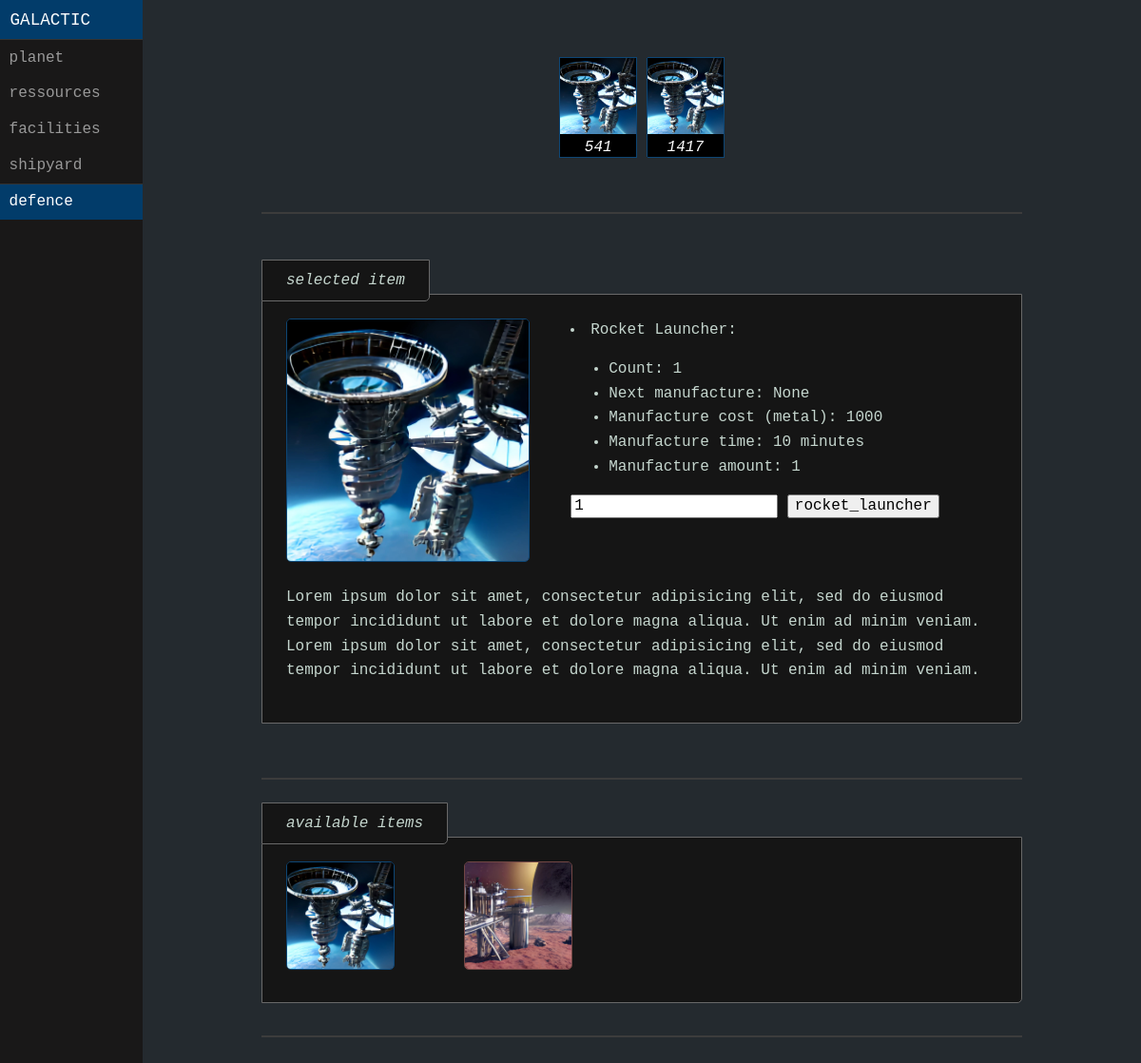
The app's page /galactic/2/defence/ with its own data.
### galactic/models.py (models this page shows, shortened)
class Planet(models.Model):
    discovered_date = models.DateTimeField('date discovered')
    energy = models.IntegerField(default=100)
    metal = models.IntegerField(default=30)
    solar_plant_level = models.IntegerField(default=1)
    solar_plant_production = models.IntegerField(default=10)
    solar_plant_next_upgrade = models.DateTimeField(null=True, blank=True)
    solar_plant_cost_upgrade_metal = models.IntegerField(default=10)
    solar_plant_upgrade_time = models.IntegerField(default=10)
    metal_mining_level = models.IntegerField(default=1)
    metal_mining_production = models.IntegerField(default=10)
    metal_mining_next_batch = models.DateTimeField(default=timezone.now())
    metal_mining_energy_consumption = models.IntegerField(default=10)
    metal_mining_next_upgrade = models.DateTimeField(null=True, blank=True)
    metal_mining_cost_upgrade_metal = models.IntegerField(default=10)
    metal_mining_upgrade_time = models.IntegerField(default=10)
    robotics_factory_level = models.IntegerField(default=1)
    robotics_factory_next_upgrade = models.DateTimeField(null=True, blank=True)
    robotics_factory_cost_upgrade_metal = models.IntegerField(default=10)
    robotics_factory_upgrade_time = models.IntegerField(default=10)
    shipyard_dock_level = models.IntegerField(default=1)
    shipyard_dock_next_upgrade = models.DateTimeField(null=True, blank=True)
    shipyard_dock_cost_upgrade_metal = models.IntegerField(default=10)
    shipyard_dock_upgrade_time = models.IntegerField(default=10)
    rocket_launcher_count = models.IntegerField(default=1)
    rocket_launcher_next_manufacture = models.DateTimeField(null=True, blank=True)
    rocket_launcher_cost_manufacture_metal = models.IntegerField(default=1000)
    rocket_launcher_manufacture_time = models.IntegerField(default=10)
    rocket_launcher_manufacture_amount = models.IntegerField(default=1)
    light_laser_count = models.IntegerField(default=1)
    light_laser_next_manufacture = models.DateTimeField(null=True, blank=True)
    light_laser_cost_manufacture_metal = models.IntegerField(default=1000)
    light_laser_manufacture_time = models.IntegerField(default=10)
    light_laser_manufacture_amount = models.IntegerField(default=1)
    light_fighter_count = models.IntegerField(default=1)
    light_fighter_next_manufacture = models.DateTimeField(null=True, blank=True)
    light_fighter_cost_manufacture_metal = models.IntegerField(default=1000)
    light_fighter_manufacture_time = models.IntegerField(default=10)
    light_fighter_manufacture_amount = models.IntegerField(default=1)
    heavy_fighter_count = models.IntegerField(default=1)
    heavy_fighter_next_manufacture = models.DateTimeField(null=True, blank=True)
    heavy_fighter_cost_manufacture_metal = models.IntegerField(default=1000)
    heavy_fighter_manufacture_time = models.IntegerField(default=10)
    heavy_fighter_manufacture_amount = models.IntegerField(default=1)

### galactic/views.py (the view)
# urls.py: path('<int:planet_id>/defence/', views.defence, name='defence'),
def defence(request, planet_id):
    try:
        planet = Planet.objects.get(pk=planet_id)
    except Planet.DoesNotExist:
        raise Http404("Defence does not exist")
    return render(request, 'galactic/defence.html', {'planet': planet})

### galactic/templates/galactic/defence.html (shortened to what this page needs)
<!DOCTYPE html>
<html lang="en">
<head>
    {% load static %}
    <link rel="stylesheet" href="{% static 'galactic/pure-min.css' %}">
    <link rel="stylesheet" href="{% static 'galactic/styles.css' %}">
</head>
<body>
<div id="layout">
    <div id="menu">
        <div class="pure-menu">
            <a class="pure-menu-heading" href="#company">Galactic</a>
            <ul class="pure-menu-list">
                <li class="pure-menu-item"><a href="{% url 'galactic:planet' 1 %}" class="pure-menu-link">planet</a></li>
                <li class="pure-menu-item"><a href="{% url 'galactic:ressources' 1 %}" class="pure-menu-link">ressources</a></li>
                <li class="pure-menu-item"><a href="{% url 'galactic:facilities' 1 %}" class="pure-menu-link">facilities</a></li>
                <li class="pure-menu-item"><a href="{% url 'galactic:shipyard' 1 %}" class="pure-menu-link">shipyard</a></li>
                <li class="pure-menu-item menu-item-divided pure-menu-selected"><a href="{% url 'galactic:defence' 1 %}" class="pure-menu-link">defence</a></li>
            </ul>
        </div>
    </div>
    <div id="main">
        <div class="header">
            <div class="container">
                <table class="pure-table inventar-table" style="color: white;">
                    <tbody>
                        <tr>
                            <td style="background-color: black; border-left: 1px solid #0d4675; border-right: 1px solid #0d4675;"><img src="{% static 'galactic/solar_plant.jpg' %}" style="width: 80px;"></td>
                            <td style="border-top: 1px solid #242A2F;">&nbsp;</td>
                            <td style="background-color: black; border-left: 1px solid #0d4675; border-right: 1px solid #0d4675;"><img src="{% static 'galactic/solar_plant.jpg' %}" style="width: 80px;"></td>
                        </tr>
                        <tr>
                            <td style="background-color: black; border-left: 1px solid #0d4675; border-right: 1px solid #0d4675;">{{ planet.energy }}</td>
                            <td style="border-bottom: 1px solid #242A2F;">&nbsp;</td>
                            <td style="background-color: black; border-left: 1px solid #0d4675; border-right: 1px solid #0d4675;">{{ planet.metal }}</td>
                        </tr>
                    </tbody>
                </table>
            </div>
        </div>
        <div class="content">
            <p>&nbsp;</p>
            <hr>
            <p>&nbsp;</p>
            <span class="showstuff" style="padding: 12px 25px; font-style: italic;">selected item</span>
            <div id="Nature" class="picture showstuff" style="">
                <div class="pure-g">
                    <div class="pure-u-2-5">
                        <img src="{% static 'galactic/solar_plant.jpg' %}" alt="Nature" style="width:85%; border-radius:5px; border: 1px solid #0d4675;">
                    </div>
                    <div class="pure-u-3-5">
                        <li>Rocket Launcher:
                            <ul>
                                <li>Count: {{ planet.rocket_launcher_count }}</li>
                                <li>Next manufacture: {{ planet.rocket_launcher_next_manufacture }}</li>
                                <li>Manufacture cost (metal): {{ planet.rocket_launcher_cost_manufacture_metal }}</li>
                                <li>Manufacture time: {{ planet.rocket_launcher_manufacture_time }} minutes</li>
                                <li>Manufacture amount: {{ planet.rocket_launcher_manufacture_amount }}</li>
                            </ul>
                        </li>
                        <form action="{% url 'galactic:manufacture_defence' planet.id %}" method="post">
                            <input type="number" name="amount" value="1">
                            <input type="submit" name="button" value="rocket_launcher">
                        </form>
                    </div>
                    <div class="pure-u-1-1">
                        <p>Lorem ipsum dolor sit amet, consectetur adipisicing elit, sed do eiusmod tempor incididunt ut labore et dolore magna aliqua. Ut enim ad minim veniam. Lorem ipsum dolor sit amet, consectetur adipisicing elit, sed do eiusmod tempor incididunt ut labore et dolore magna aliqua. Ut enim ad minim veniam.</p>
                    </div>
                </div>
            </div>
            <p>&nbsp;</p>
            <hr>
            <br>
            <span class="showstuff" style="padding: 12px 25px; font-style: italic;">available items</span>
            <div class="pure-g showstuff">
                <div class="pure-u-1-4 pure-u-lg-1-8">
                    <a href="javascript:void(0)" class="w3-hover-opacity" onclick="openImg('Nature');">
                        <img src="{% static 'galactic/solar_plant.jpg' %}" alt="Nature" style="width:60%; border-radius:5px; border: 1px solid #0d4675;">
                    </a>
                </div>
                <div class="pure-u-1-4 pure-u-lg-1-8">
                    <a href="javascript:void(0)" class="w3-hover-opacity" onclick="openImg('Snow');">
                        <img src="{% static 'galactic/metal_mining.jpg' %}" alt="Snow" style="width:60%; border-radius:5px; border: 1px solid #714644;">
                    </a>
                </div>
            </div>
            <br>
            <hr>
            <p>&nbsp;</p>
            <br>
        </div>
    </div>
</div>
</body>
</html>

### galactic/static/galactic/pure-min.css (style rules this page uses)
html { line-height:1.15; -webkit-text-size-adjust:100% }
body { margin:0 }
hr { box-sizing:content-box; height:0; overflow:visible }
a { background-color:transparent }
img { border-style:none }
button, input, optgroup, select, textarea { font-family:inherit; font-size:100%; line-height:1.15; margin:0 }
button, input { overflow:visible }
[type=button], [type=reset], [type=submit], button { -webkit-appearance:button }
html { font-family:'Courier New', monospace; }
.pure-g { display:flex; flex-flow:row wrap; align-content:flex-start }
.pure-u-1, .pure-u-1-1, .pure-u-1-12, .pure-u-1-2, .pure-u-1-24, .pure-u-1-3, .pure-u-1-4, .pure-u-1-5, .pure-u-1-6, .pure-u-1-8, .pure-u-10-24, .pure-u-11-12, .pure-u-11-24, .pure-u-12-24, .pure-u-13-24, .pure-u-14-24, .pure-u-15-24, .pure-u-16-24, .pure-u-17-24, .pure-u-18-24, .pure-u-19-24, .pure-u-2-24, .pure-u-2-3, .pure-u-2-5, .pure-u-20-24, .pure-u-21-24, .pure-u-22-24, .pure-u-23-24, .pure-u-24-24, .pure-u-3-24, .pure-u-3-4, .pure-u-3-5, .pure-u-3-8, .pure-u-4-24, .pure-u-4-5, .pure-u-5-12, .pure-u-5-24, .pure-u-5-5, .pure-u-5-6, .pure-u-5-8, .pure-u-6-24, .pure-u-7-12, .pure-u-7-24, .pure-u-7-8, .pure-u-8-24, .pure-u-9-24 { display:inline-block; letter-spacing:normal; word-spacing:normal; vertical-align:top; text-rendering:auto }
.pure-u-1-4, .pure-u-6-24 { width:25% }
.pure-u-2-5 { width:40% }
.pure-u-3-5 { width:60% }
.pure-u-1, .pure-u-1-1, .pure-u-24-24, .pure-u-5-5 { width:100% }
.pure-menu { box-sizing:border-box }
.pure-menu-item, .pure-menu-list { position:relative }
.pure-menu-list { list-style:none; margin:0; padding:0 }
.pure-menu-item { padding:0; margin:0; height:100% }
.pure-menu-heading, .pure-menu-link { display:block; text-decoration:none; white-space:nowrap }
.pure-menu-heading { text-transform:uppercase; color:#565d64 }
.pure-menu-link { color:#777 }
.pure-menu-heading, .pure-menu-link { padding:.5em 1em }
.pure-menu-selected>.pure-menu-link, .pure-menu-selected>.pure-menu-link:visited { color:#000 }
.pure-table { border-collapse:collapse; border-spacing:0; empty-cells:show; border:1px solid #cbcbcb }
.pure-table td, .pure-table th { border-left:1px solid #cbcbcb; border-width:0 0 0 1px; font-size:inherit; margin:0; overflow:visible; padding:.5em 1em }
.pure-table td { background-color:transparent }

### galactic/static/galactic/styles.css (style rules this page uses)
html { background-color: #242A2F; }
body { color: #C5D6CE; }
a { color: #2F5904; }
hr { border: 1px solid #3c3c3c; }
.showstuff { background-color: #151515; border: 1px solid dimgrey; padding: 25px; border-bottom-right-radius: 5px; }
.inventar-table { border: 1px solid #0d4675; }
.inventar-table td, .inventar-table th { padding: 0px !important; font-style: italic; }
.container { margin-top: 20px; display: flex; align-items: center; justify-content: center; flex-direction: column; }
#layout, #menu, .menu-link { -webkit-transition: all 0.2s ease-out; -moz-transition: all 0.2s ease-out; -ms-transition: all 0.2s ease-out; -o-transition: all 0.2s ease-out; transition: all 0.2s ease-out; }
#layout { position: relative; left: 0; padding-left: 0; }
.content { margin: 0 auto; padding: 0 2em; max-width: 800px; margin-bottom: 50px; line-height: 1.6em; }
.header { margin: 0; color: #333; text-align: center; padding: 2.5em 2em 0; }
#menu { margin-left: -150px; width: 150px; position: fixed; top: 0; left: 0; bottom: 0; z-index: 1000; background: #191818; overflow-y: auto; }
#menu a { color: #999; border: none; padding: 0.6em 0 0.6em 0.6em; }
#menu .pure-menu, #menu .pure-menu ul { border: none; background: transparent; }
#menu .pure-menu ul, #menu .pure-menu .menu-item-divided { border-top: 1px solid #333; }
#menu .pure-menu-selected, #menu .pure-menu-heading { background: #023C6A; }
#menu .pure-menu-selected a { color: #fff; }
#menu .pure-menu-heading { font-size: 110%; color: #fff; margin: 0; }
@media (min-width: 48em) { .header, .content { padding-left: 2em; padding-right: 2em; } }
@media (min-width: 48em) { #layout { padding-left: 150px; left: 0; } }
@media (min-width: 48em) { #menu { left: 150px; } }

### records on screen
Planet: energy "541", metal "1417", rocket_launcher_count "1", rocket_launcher_next_manufacture "None", rocket_launcher_cost_manufacture_metal "1000", rocket_launcher_manufacture_time "10", rocket_launcher_manufacture_amount "1"
